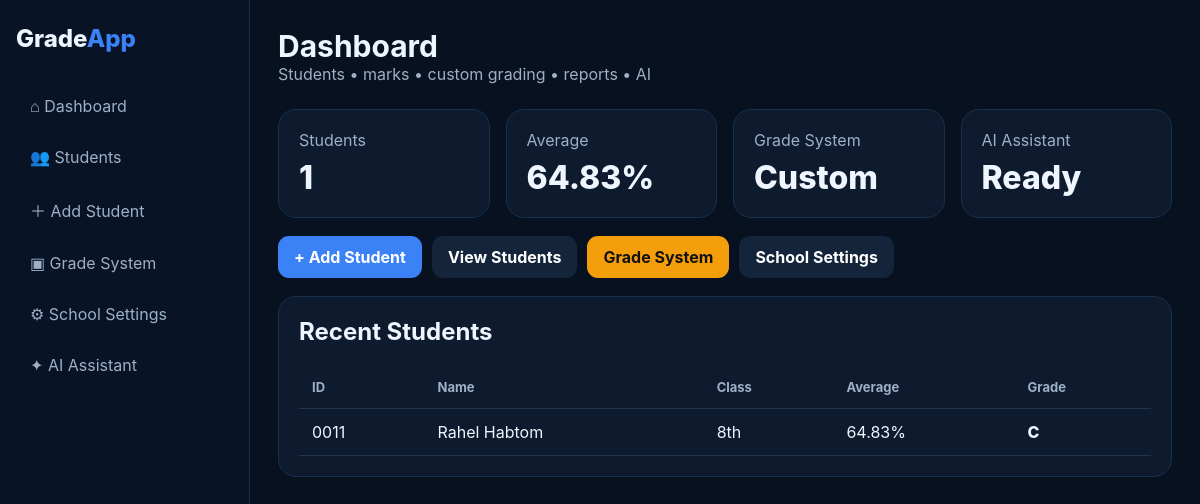
The page / on the database its author committed.
### tables this page shows
CREATE TABLE students (
        id INTEGER PRIMARY KEY AUTOINCREMENT,
        student_id TEXT UNIQUE NOT NULL,
        name TEXT NOT NULL,
        class_name TEXT DEFAULT '',
        academic_year TEXT DEFAULT '',
        term TEXT DEFAULT 'Term 1',
        subjects_json TEXT DEFAULT '[]',
        average REAL DEFAULT 0,
        overall_grade TEXT DEFAULT ''
    );

### app.py (the view)
@app.route("/")
def home():
    con = db()
    students = con.execute("SELECT * FROM students ORDER BY id DESC").fetchall()
    avg = con.execute("SELECT AVG(average) FROM students").fetchone()[0] or 0
    con.close()
    return render_template("index.html", students=students, average=round(avg, 2))

### app.py (called while the page is built)
def db():
    con = sqlite3.connect(DB_PATH)
    con.row_factory = sqlite3.Row
    return con

def get_settings():
    return dict(db().execute("SELECT * FROM settings WHERE id=1").fetchone())

@app.context_processor
def inject_globals():
    return {"APP_NAME": APP_NAME, "settings": get_settings()}

### templates/index.html
{% extends "base.html" %}
{% block content %}
<div class="top"><div><h1>Dashboard</h1><div class="muted">Students • marks • custom grading • reports • AI</div></div></div>
<div class="grid">
  <div class="card"><div class="muted">Students</div><div class="stat">{{ students|length }}</div></div>
  <div class="card"><div class="muted">Average</div><div class="stat">{{ average }}%</div></div>
  <div class="card"><div class="muted">Grade System</div><div class="stat">{{ get_grades_count if get_grades_count else "Custom" }}</div></div>
  <div class="card"><div class="muted">AI Assistant</div><div class="stat">Ready</div></div>
</div>
<div class="actions">
<a class="btn" href="{{ url_for('new_student') }}">+ Add Student</a>
<a class="btn secondary" href="{{ url_for('students') }}">View Students</a>
<a class="btn orange" href="{{ url_for('grades') }}">Grade System</a>
<a class="btn secondary" href="{{ url_for('settings_page') }}">School Settings</a>
</div>
<div class="card"><h2>Recent Students</h2>
<div class="table-wrap"><table><tr><th>ID</th><th>Name</th><th>Class</th><th>Average</th><th>Grade</th></tr>
{% for s in students[:8] %}<tr><td>{{s.student_id}}</td><td>{{s.name}}</td><td>{{s.class_name}}</td><td>{{"%.2f"|format(s.average)}}%</td><td class="grade">{{s.overall_grade}}</td></tr>{% else %}<tr><td colspan="5" class="muted">No students yet.</td></tr>{% endfor %}
</table></div></div>
{% endblock %}

### static/style.css (style rules this page uses)
:root { --bg:#07111f;--surface:#0e1b2e;--surface2:#13243b;--input:#0a1627;--text:#eef5ff;--muted:#9db0c8;--primary:#3b82f6;--green:#22c55e;--orange:#f59e0b;--red:#ef4444 }
* { box-sizing:border-box }
body { margin:0;font-family:Inter,Segoe UI,Arial,sans-serif;background:var(--bg);color:var(--text) }
a { text-decoration:none;color:inherit }
.top { display:flex;justify-content:space-between;align-items:center;margin-bottom:25px }
h1 { margin:0;font-size:30px }
h2 { margin-top:0 }
.muted { color:var(--muted) }
.grid { display:grid;grid-template-columns:repeat(4,1fr);gap:16px }
.card { background:var(--surface);border:1px solid #18304d;border-radius:18px;padding:20px }
.stat { font-size:32px;font-weight:800;margin-top:8px }
.actions { display:flex;gap:10px;flex-wrap:wrap;margin:18px 0 }
.btn { border:0;border-radius:11px;padding:11px 16px;background:var(--primary);color:white;font-weight:700;cursor:pointer;display:inline-block }
.btn.secondary { background:var(--surface2) }
.btn.orange { background:var(--orange);color:#111 }
table { width:100%;border-collapse:collapse }
.table-wrap { overflow:auto }
.table-wrap table { min-width:700px }
th,td { text-align:left;padding:13px;border-bottom:1px solid #203650 }
th { color:var(--muted);font-size:13px }
.grade { font-weight:800 }

### rows shown on the page
students: student_id "0011", name "Rahel Habtom", class_name "8th", average "64.83", overall_grade "C"

### other values the page prints
{{ students|length }} "1"
{{ average }} "64.83"
{{ get_grades_count if get_grades_count else "Custom" }} "Custom"
